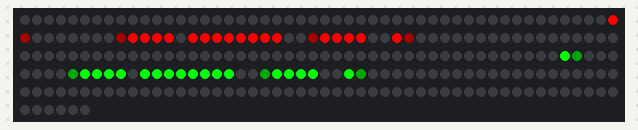
Recording of a program running on a simulated Raspberry Pi (BCM pin numbers). Shown: 256 RGB LEDs in strip order, left to right, continuing on the next row. The clock reads 2024-03-15 10:24:30 at power-on unless the program sets it.

Above: at 0.11 s.
At 1.39 s:
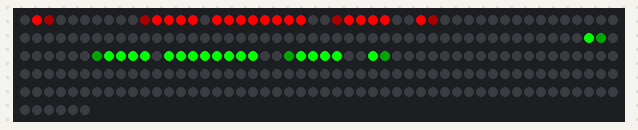
At 2.03 s:
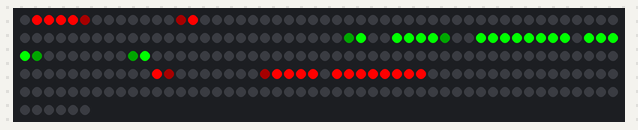
At 2.67 s:
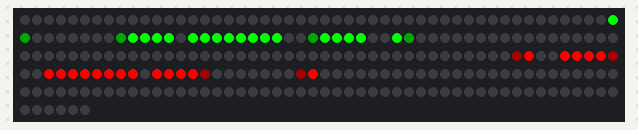
At 3.95 s:
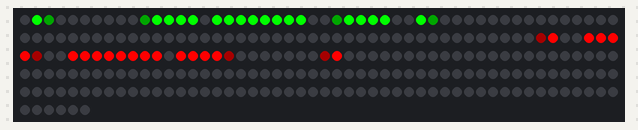
At 5.44 s:
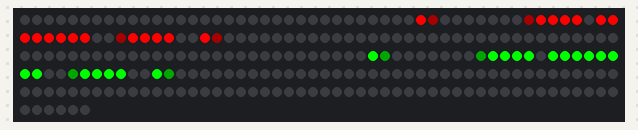

The program:

lighthouse-sound.py
```python
import time
import board
import neopixel
import signal
import sys
import random
from digitalio import DigitalInOut, Direction

# init 256 led neopixel panel
pixels=neopixel.NeoPixel(board.D18,256,auto_write=False)
cols=23 # 23 (of 32) columns are used
rows=8 # 8 rows

sound_trigger=DigitalInOut(board.D12)
sound_trigger.direction=Direction.OUTPUT
sound_trigger.value=True

# set up a cntrl-c handler to shut things down on exit
def signal_handler(sig,frame):
    off()
    sound_trigger=False
    sys.exit(0)

signal.signal(signal.SIGINT,signal_handler)

def foghorn():
    global sound_trigger
    sound_trigger.value=True
    time.sleep(0.2)
    sound_trigger.value=False
    time.sleep(0.2)
    sound_trigger.value=True

# turn everything off
def off():
    pixels.fill((0,0,0))
    pixels.show()

# to look at pixel order
def sweep():
    for i in range(256):
        pixels[i]=(0,0,255)
        pixels.show()
        time.sleep(0.25)

# fill with a color
def lh_fill(color):
    for i in range(cols*rows):
        pixels[i]=color
    pixels.show()

# round light pattern
light_pat=[
    0,0,0,0,0,0,0,0,
    0,0,0,1,1,0,0,0,
    0,0,1,1,1,1,0,0,
    0,1,1,1,1,1,1,0,
    0,1,1,1,1,1,1,0,
    0,0,1,1,1,1,0,0,
    0,0,0,1,1,0,0,0,
    0,0,0,0,0,0,0,0
]

tree_pat=[
    0,0,1,0,0,0,0,0,
    0,0,1,0,0,0,0,0,
    0,0.5,1,0.5,0,0,0,0,
    0,1,1,1,0,0,0,0,
    0,1,1,1,0,0,0,0,
    0.5,1,1,1,0.5,0,0,0,
    1,1,1,1,1,0,0,0,
    0,0,1,0,0,0,0,0
]

# map x,y to pixel order (zig zag pattern)
def set_pix(x,y,color):
    x=cols-1-x
    k=x*8+(x%2)*y+(1-x%2)*(7-y)
    pixels[k]=color

# draw 8x8 pattern at x in a color
def lh_pat(pat,sx,color,dcolor):
    for y in range(8):
        for x in range(8):
            rx=(x+sx)%cols
            if pat[y*8+x]>0:
                if pat[y*8+x]==1:
                    set_pix(rx,y,color)
                else:
                    set_pix(rx,y,dcolor)

def lh_sweep(pat,color,dcolor,bcolor,delay,two=None):
    for x in range(cols):
        pixels.fill(bcolor)
        #for i in range(10):
        #    set_pix(random.randrange(cols),random.randrange(8),(255,255,255))
        lh_pat(pat,x,color,dcolor)
        if two!=None:
            lh_pat(pat,(x+12)%cols,two[0],two[1])
        pixels.show()
        time.sleep(delay)

start=time.time()
horn=60
while True:
    #regular double white lighthouse pattern
    #lh_sweep(light_pat,(255,255,255),(40,40,40),(0,0,0),0.2,((255,255,255),(40,40,40)))
    #red and green xmas trees
    lh_sweep(tree_pat,(0,255,0),(0,40,0),(0,0,0),0.2,((255,0,0),(40,0,0)))
    if (time.time()-start)>horn:
        foghorn()
        start=time.time()
```

Measured:
- by itself, everything shown: repeats every 4.9 s, in 23 steps
